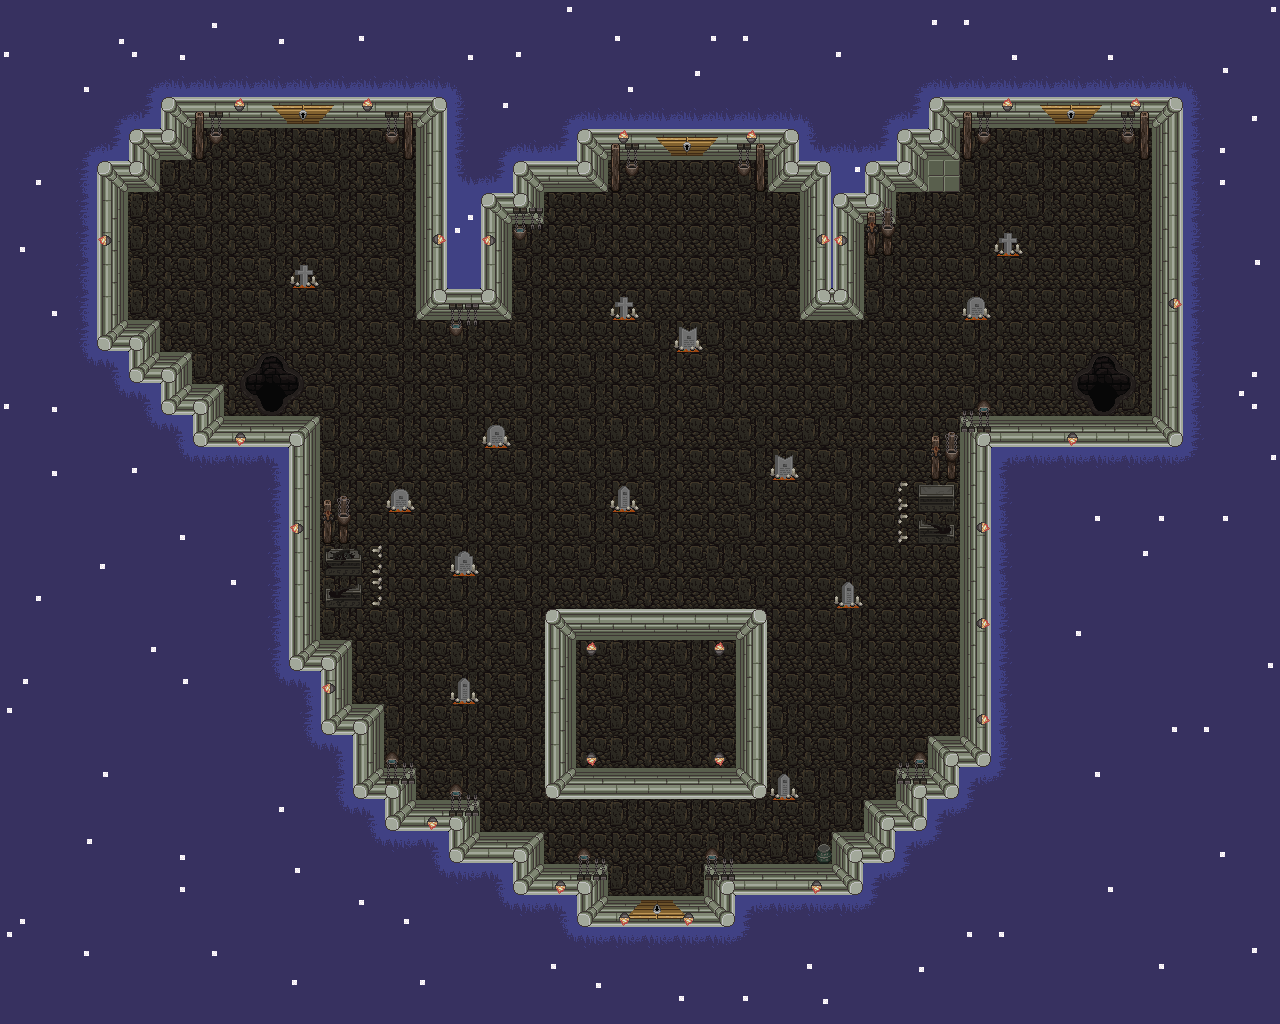

Rendered tile map (Tiled .tmx) drawn with the repository's tilesets; below, a short description and the map source with its tile grids summarised:
An orthogonal 40x32 tile map with 32x32 px tiles, 6 tile layers (Fundo est, Piso, Fundo, Porta, ...), 7 tilesets and 54 objects (42x Parede, Porta_II, Porta_III, Porta_IV, Porta_I, ...).

<map version="1.10" tiledversion="1.10.2" orientation="orthogonal" renderorder="right-down" width="40" height="32" tilewidth="32" tileheight="32" infinite="0" nextlayerid="23" nextobjectid="188">
 <tileset firstgid="1" source="tileset_complet.tsx" />
 <tileset firstgid="82" source="Fundo.tsx" />
 <tileset firstgid="134" source="Fundo_anm.tsx" />
 <tileset firstgid="186" source="tileset_complet_anm.tsx" />
 <tileset firstgid="267" source="tileset_graveyard2.tsx" />
 <tileset firstgid="907" source="tileset_grave.tsx" />
 <tileset firstgid="1003" source="tileset_graveyard.tsx" />
 <objectgroup id="15" name="Paredes">
  <object id="128" name="Parede" x="160" y="96" width="288" height="32">
   <properties>
    <property name="Collision" type="bool" value="true" />
   </properties>
  </object>
  <object id="129" name="Parede" x="416" y="128" width="32" height="192">
   <properties>
    <property name="Collision" type="bool" value="true" />
   </properties>
  </object>
  <object id="130" name="Parede" x="448" y="288" width="64" height="32">
   <properties>
    <property name="Collision" type="bool" value="true" />
   </properties>
  </object>
  <object id="131" name="Parede" x="480" y="192" width="32" height="128">
   <properties>
    <property name="Collision" type="bool" value="true" />
   </properties>
  </object>
  <object id="132" name="Parede" x="480" y="192" width="64" height="32">
   <properties>
    <property name="Collision" type="bool" value="true" />
   </properties>
  </object>
  <object id="133" name="Parede" x="512" y="160" width="32" height="64">
   <properties>
    <property name="Collision" type="bool" value="true" />
   </properties>
  </object>
  <object id="134" name="Parede" x="512" y="160" width="96" height="32">
   <properties>
    <property name="Collision" type="bool" value="true" />
   </properties>
  </object>
  <object id="135" name="Parede" x="576" y="128" width="32" height="64">
   <properties>
    <property name="Collision" type="bool" value="true" />
   </properties>
  </object>
  <object id="136" name="Parede" x="576" y="128" width="224" height="32">
   <properties>
    <property name="Collision" type="bool" value="true" />
   </properties>
  </object>
  <object id="137" name="Parede" x="768" y="128" width="32" height="64">
   <properties>
    <property name="Collision" type="bool" value="true" />
   </properties>
  </object>
  <object id="138" name="Parede" x="800" y="160" width="32" height="160">
   <properties>
    <property name="Collision" type="bool" value="true" />
   </properties>
  </object>
  <object id="139" name="Parede" x="832" y="192" width="32" height="128">
   <properties>
    <property name="Collision" type="bool" value="true" />
   </properties>
  </object>
  <object id="140" name="Parede" x="864" y="160" width="32" height="64">
   <properties>
    <property name="Collision" type="bool" value="true" />
   </properties>
  </object>
  <object id="141" name="Parede" x="928" y="128" height="64">
   <properties>
    <property name="Collision" type="bool" value="true" />
   </properties>
  </object>
  <object id="142" name="Parede" x="928" y="96" width="32" height="64">
   <properties>
    <property name="Collision" type="bool" value="true" />
   </properties>
  </object>
  <object id="143" name="Parede" x="960" y="96" width="224" height="32">
   <properties>
    <property name="Collision" type="bool" value="true" />
   </properties>
  </object>
  <object id="144" name="Parede" x="1152" y="128" width="32" height="320">
   <properties>
    <property name="Collision" type="bool" value="true" />
   </properties>
  </object>
  <object id="145" name="Parede" x="960" y="416" width="192" height="32">
   <properties>
    <property name="Collision" type="bool" value="true" />
   </properties>
  </object>
  <object id="146" name="Parede" x="960" y="448" width="32" height="320">
   <properties>
    <property name="Collision" type="bool" value="true" />
   </properties>
  </object>
  <object id="147" name="Parede" x="928" y="736" width="32" height="64">
   <properties>
    <property name="Collision" type="bool" value="true" />
   </properties>
  </object>
  <object id="148" name="Parede" x="896" y="768" width="32" height="64">
   <properties>
    <property name="Collision" type="bool" value="true" />
   </properties>
  </object>
  <object id="149" name="Parede" x="864" y="800" width="32" height="64">
   <properties>
    <property name="Collision" type="bool" value="true" />
   </properties>
  </object>
  <object id="151" name="Parede" x="704" y="864" width="128" height="32">
   <properties>
    <property name="Collision" type="bool" value="true" />
   </properties>
  </object>
  <object id="152" name="Parede" x="576" y="896" width="160" height="32">
   <properties>
    <property name="Collision" type="bool" value="true" />
   </properties>
  </object>
  <object id="153" name="Parede" x="512" y="864" width="96" height="32">
   <properties>
    <property name="Collision" type="bool" value="true" />
   </properties>
  </object>
  <object id="154" name="Parede" x="448" y="832" width="96" height="32">
   <properties>
    <property name="Collision" type="bool" value="true" />
   </properties>
  </object>
  <object id="155" name="Parede" x="384" y="800" width="96" height="32">
   <properties>
    <property name="Collision" type="bool" value="true" />
   </properties>
  </object>
  <object id="156" name="Parede" x="352" y="768" width="64" height="32">
   <properties>
    <property name="Collision" type="bool" value="true" />
   </properties>
  </object>
  <object id="157" name="Parede" x="352" y="704" width="32" height="64">
   <properties>
    <property name="Collision" type="bool" value="true" />
   </properties>
  </object>
  <object id="158" name="Parede" x="320" y="640" width="32" height="96">
   <properties>
    <property name="Collision" type="bool" value="true" />
   </properties>
  </object>
  <object id="159" name="Parede" x="288" y="416" width="32" height="256">
   <properties>
    <property name="Collision" type="bool" value="true" />
   </properties>
  </object>
  <object id="160" name="Parede" x="192" y="416" width="96" height="32">
   <properties>
    <property name="Collision" type="bool" value="true" />
   </properties>
  </object>
  <object id="161" name="Parede" x="832" y="832" width="32" height="64">
   <properties>
    <property name="Collision" type="bool" value="true" />
   </properties>
  </object>
  </objectgroup>
 <objectgroup id="14" name="Portas">
  <!-- 4 objects omitted --></objectgroup>
 <objectgroup id="17" name="Pontos">
  <!-- 4 objects omitted --></objectgroup>
 <objectgroup id="18" name="Inimigos">
  <!-- 4 objects omitted --></objectgroup>
 <layer id="20" name="Fundo est" width="40" height="32">
  <data>[1280 cells, 1280 non-empty, 1 distinct tile ids]</data>
 </layer>
 <layer id="1" name="Piso" width="40" height="32">
  <properties>
   <property name="collision" type="bool" value="false" />
  </properties>
  <data>[1280 cells, 1280 non-empty, 22 distinct tile ids]</data>
 </layer>
 <layer id="19" name="Fundo" width="40" height="32">
  <data>[1280 cells, 218 non-empty, 5 distinct tile ids]</data>
 </layer>
 <layer id="8" name="Porta" width="40" height="32">
  <properties>
   <property name="collision" type="bool" value="false" />
  </properties>
  <data>[1280 cells, 67 non-empty, 24 distinct tile ids]</data>
 </layer>
 <layer id="12" name="Tocha" width="40" height="32">
  <properties>
   <property name="collision" type="bool" value="false" />
  </properties>
  <data>[1280 cells, 28 non-empty, 1 distinct tile ids]</data>
 </layer>
 <layer id="21" name="Velas" width="40" height="32">
  <data>[1280 cells, 52 non-empty, 12 distinct tile ids]</data>
 </layer>
</map>
<!-- 21 of 54 objects omitted -->
